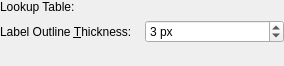
<?xml version="1.0" encoding="UTF-8"?>
<ui version="4.0">
 <class>qSlicerAstroLabelMapVolumeDisplayWidget</class>
 <widget class="qSlicerWidget" name="qSlicerAstroLabelMapVolumeDisplayWidget">
  <property name="geometry">
   <rect>
    <x>0</x>
    <y>0</y>
    <width>284</width>
    <height>66</height>
   </rect>
  </property>
  <property name="windowTitle">
   <string>Astro Label Volume Display</string>
  </property>
  <layout class="QGridLayout" name="gridLayout">
   <property name="margin">
    <number>0</number>
   </property>
   <item row="0" column="0">
    <widget class="QLabel" name="LookupTableLabel">
     <property name="text">
      <string>Lookup Table:</string>
     </property>
    </widget>
   </item>
   <item row="0" column="1">
    <widget class="qMRMLColorTableComboBox" name="ColorTableComboBox">
     <property name="addEnabled">
      <bool>false</bool>
     </property>
     <property name="removeEnabled">
      <bool>false</bool>
     </property>
    </widget>
   </item>
   <item row="1" column="0">
    <widget class="QLabel" name="SliceIntersectionThicknessLabel">
     <property name="text">
      <string>Label Outline &amp;Thickness:</string>
     </property>
     <property name="buddy">
      <cstring>SliceIntersectionThicknessSpinBox</cstring>
     </property>
    </widget>
   </item>
   <item row="1" column="1">
    <widget class="QSpinBox" name="SliceIntersectionThicknessSpinBox">
     <property name="toolTip">
      <string>When displaying the label map with the outline/not filled option, this controls the width of the outline.</string>
     </property>
     <property name="suffix">
      <string> px</string>
     </property>
     <property name="minimum">
      <number>1</number>
     </property>
     <property name="maximum">
      <number>20</number>
     </property>
     <property name="singleStep">
      <number>1</number>
     </property>
     <property name="value">
      <number>3</number>
     </property>
    </widget>
   </item>
   <item row="2" column="0" colspan="2">
    <spacer name="verticalSpacer">
     <property name="orientation">
      <enum>Qt::Vertical</enum>
     </property>
     <property name="sizeHint" stdset="0">
      <size>
       <width>20</width>
       <height>40</height>
      </size>
     </property>
    </spacer>
   </item>
  </layout>
 </widget>
 <customwidgets>
  <customwidget>
   <class>qMRMLColorTableComboBox</class>
   <extends>qMRMLNodeComboBox</extends>
   <header>qMRMLColorTableComboBox.h</header>
  </customwidget>
  <customwidget>
   <class>qMRMLNodeComboBox</class>
   <extends>QWidget</extends>
   <header>qMRMLNodeComboBox.h</header>
  </customwidget>
  <customwidget>
   <class>qSlicerWidget</class>
   <extends>QWidget</extends>
   <header>qSlicerWidget.h</header>
   <container>1</container>
  </customwidget>
 </customwidgets>
 <resources/>
 <connections>
  <connection>
   <sender>qSlicerAstroLabelMapVolumeDisplayWidget</sender>
   <signal>mrmlSceneChanged(vtkMRMLScene*)</signal>
   <receiver>ColorTableComboBox</receiver>
   <slot>setMRMLScene(vtkMRMLScene*)</slot>
   <hints>
    <hint type="sourcelabel">
     <x>299</x>
     <y>273</y>
    </hint>
    <hint type="destinationlabel">
     <x>271</x>
     <y>17</y>
    </hint>
   </hints>
  </connection>
 </connections>
</ui>
